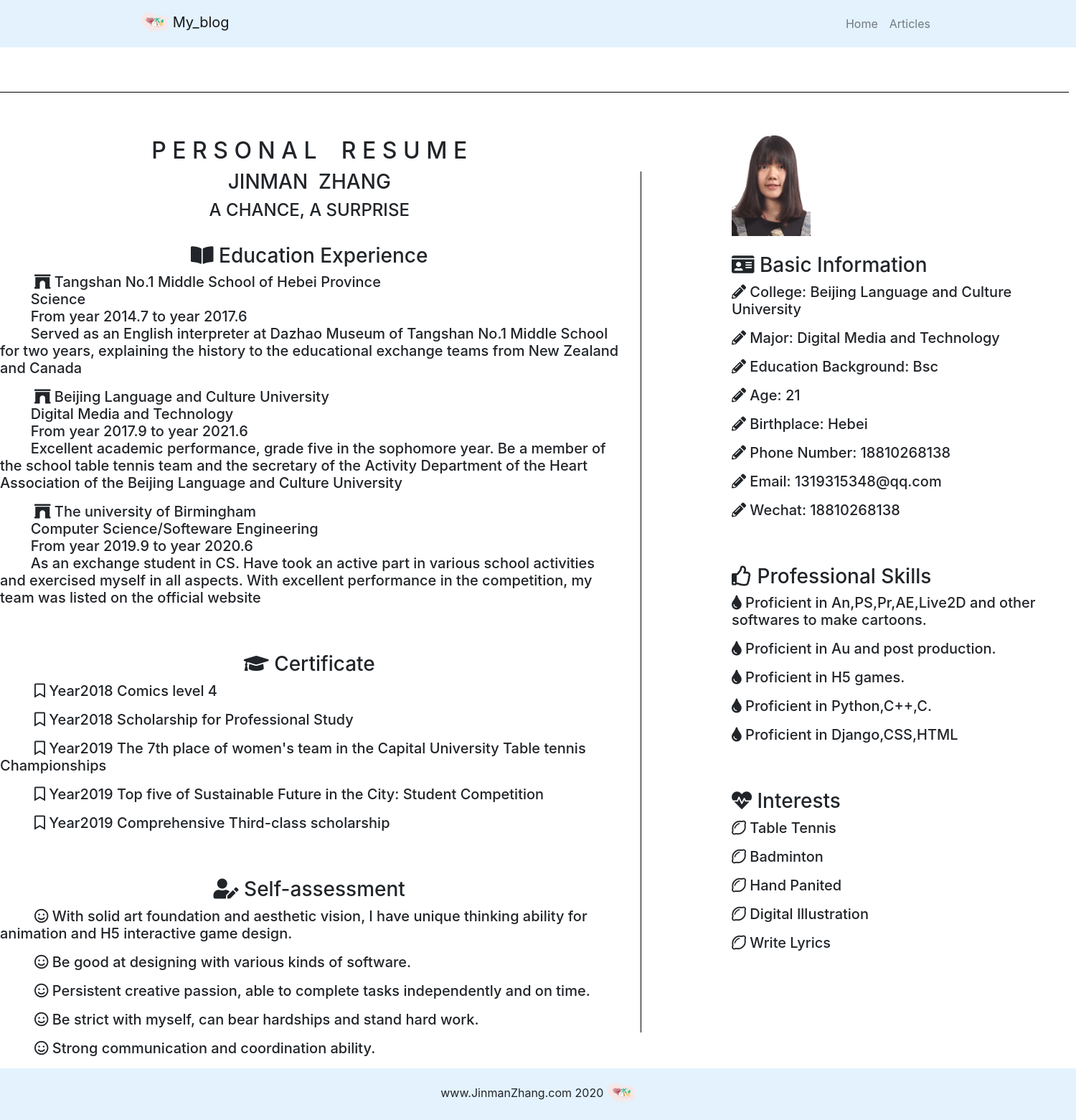
Screenshot of /cv/cv/ with the database file from the repository.
### cv/models.py (models this page shows, shortened)
class eduexperience(models.Model):
    school = models.CharField(max_length=100)
    start = models.CharField(max_length=10)
    end = models.CharField(max_length=10)
    major = models.CharField(max_length=100,default="school")
    description = models.TextField()

class certificate(models.Model):
    time = models.CharField(max_length=20)
    name = models.CharField(max_length=100)

class selfcomment(models.Model):
    comment = models.CharField(max_length=200)

class basicinfo(models.Model):
    college = models.CharField(max_length=100)
    major = models.CharField(max_length=100)
    edubg = models.CharField(max_length=100)
    age = models.IntegerField()
    birthplace = models.CharField(max_length=100)
    phone = models.CharField(max_length=100)
    email = models.EmailField()
    wechat = models.CharField(max_length=100)

class skills(models.Model):
    skills = models.CharField(max_length=100)

class interest(models.Model):
    interest = models.CharField(max_length=100)

### cv/views.py (the view)
# urls.py: path('cv/',include('cv.urls',namespace='cv')),
def cv(request):
    infos = basicinfo.objects.get(id=1)
    skill_list = skills.objects.all()
    interest_list = interest.objects.all()
    eduex_list = eduexperience.objects.all()
    cert_list = certificate.objects.all()
    comment_list = selfcomment.objects.all()
    context = { 'infos': infos, 'skill_list':skill_list, 'interest_list':interest_list,
                'eduex_list':eduex_list, 'cert_list':cert_list, 'comment_list':comment_list}
    print(infos.college)
    return render(request,'cv.html',context)

### templates/cv.html (shortened to what this page needs)
{% load static %}
<!DOCTYPE html>
<html lang="en">
<head>
    <link rel="stylesheet" href="{% static 'bootstrap/css/bootstrap.min.css' %}">
    <link rel="stylesheet" href="{% static 'md_css/default.css' %}">
</head>
<body background ="{% static 'images/bg4.png' %}">
{% load static %}
{% load notifications_tags %}
<nav class="navbar navbar-expand-lg navbar-light" style="background-color: #e3f2fd;" >
    <div class="container">
        <a class="navbar-brand" href="#">
            <img src="{% static 'images/blogicon2.png' %}" width=40" height="40" alt="" loading="lazy">
            My_blog
        </a>
        <div>
            <ul class="navbar-nav">
                <li class="nav-item">
                    <a class="nav-link" href="{% url 'home:home' %}">Home</a>
                </li>
                <li class="nav-item">
                    <a class="nav-link" href="{% url 'article:article_list' %}">Articles</a>
                </li>
            </ul>
        </div>
    </div>
</nav>
    <br><br><br>
    <div style="width: 1500px;background-color: black;margin: -10px;height: 1px;"></div>
    <div class="row">
        <div class="col-md-7">
            <br><br><br>
            <h2 style="text-align:center">
                P E R S O N A L &nbsp;&nbsp;&nbsp;R E S U M E
            </h2>
            <h3 style="text-align:center">
                JINMAN &nbsp;ZHANG
            </h3>
            <h4 style="text-align:center">
                A CHANCE, A SURPRISE
            </h4><br>
            <h3 style="text-align:center">
                <i class="fas fa-book-open"></i>
                Education Experience<br>
            </h3>
            <h5>
                {% for eduex in eduex_list %}
                <p>&nbsp;&nbsp;&nbsp;&nbsp;&nbsp;&nbsp;&nbsp;&nbsp;
                    <i class="fas fa-archway"></i>
                    {{ eduex.school }}<br>
                    &nbsp;&nbsp;&nbsp;&nbsp;&nbsp;&nbsp;&nbsp;&nbsp;{{ eduex.major }}<br>
                    &nbsp;&nbsp;&nbsp;&nbsp;&nbsp;&nbsp;&nbsp;&nbsp;From year {{ eduex.start }} to year {{ eduex.end }}
                    <br>
                    &nbsp;&nbsp;&nbsp;&nbsp;&nbsp;&nbsp;&nbsp;&nbsp;{{ eduex.description }}
                </p>
                {% endfor %}
            </h5><br><br>
            <h3 style="text-align:center">
                <i class="fas fa-graduation-cap"></i>
                Certificate
            </h3>
            <h5 >
                {% for certificate in cert_list %}
                <p>
                    <i class="far fa-bookmark"></i>
                    Year{{ certificate.time }}
                    {{ certificate.name }}
                </p>
                {% endfor %}
            </h5><br><br>
            <h3 style="text-align:center">
                <i class="fas fa-user-edit"></i>
                Self-assessment
            </h3>
            <h5>
                {% for comment in comment_list %}
                <p>
                    <i class="far fa-smile"></i>
                    {{ comment.comment }}
                </p>
                {% endfor %}
            </h5>
        </div>
        <div class="col-md-1">
            <br><br><br><br><br>
        </div>
        <div class="col-md-4" >
            <br><br>
            <img src="{% static 'images/白底一寸.jpg' %}" width="110" height="162" alt="" loading="lazy">
            <br><br>
            <div style="text-align:left">
                <h3>
                    <i class="fas fa-id-card"></i>
                    Basic Information
                </h3>
                <h5>
                    <p>
                        <i class="fas fa-pencil-alt"></i>
                        College:&nbsp;{{ infos.college }}
                    </p>
                    <p>
                        <i class="fas fa-pencil-alt"></i>
                        Major:&nbsp;{{ infos.major }}
                    </p>
                    <p>
                        <i class="fas fa-pencil-alt"></i>
                        Education Background:&nbsp;{{ infos.edubg }}
                    </p>
                    <p>
                        <i class="fas fa-pencil-alt"></i>
                        Age:&nbsp;{{ infos.age }}
                    </p>
                    <p>
                        <i class="fas fa-pencil-alt"></i>
                        Birthplace:&nbsp;{{ infos.birthplace }}
                    </p>
                    <p>
                        <i class="fas fa-pencil-alt"></i>
                        Phone Number:&nbsp;{{ infos.phone }}
                    </p>
                    <p>
                        <i class="fas fa-pencil-alt"></i>
                        Email:&nbsp;{{ infos.email }}
                    </p>
                    <p>
                        <i class="fas fa-pencil-alt"></i>
                        Wechat:&nbsp;{{ infos.wechat }}
                    </p>
                </h5>
                <br><br>
                <h3>
                    <i class="far fa-thumbs-up"></i>
                    Professional Skills
                </h3>
                <h5>
                    {% for skill in skill_list %}
                    <p>
                        <i class="fas fa-tint"></i>
                        {{ skill.skills }}
                    </p>
                    {% endfor %}
                </h5>
                <br><br>
                <h3>
                    <i class="fas fa-heartbeat"></i>
                    Interests
                </h3>
                <h5>
                    {% for interest in interest_list %}
                    <p>
                        <i class="far fa-lemon"></i>
                        {{ interest.interest }}
                    </p>
                    {% endfor %}
                </h5>
            </div>
        </div>
    </div>
<footer class="py-3 " id="footer"  style="background-color: #e3f2fd;" >
    <div class="container">
        <p class="m-0 text-center text-pink">www.JinmanZhang.com 2020
        <img src="{% static 'images/blogicon2.png' %}" width=40" height="40" alt="" loading="lazy">
        </p>
    </div>
</footer>
<link rel="stylesheet"
      href="https://use.fontawesome.com/releases/v5.8.1/css/all.css"
>
</body>
</html>

### rows the page displays
eduexperience: school "Tangshan No.1 Middle School of Hebei Province", major "Science", start "2014.7", end "2017.6", description "Served as an English interpreter at Dazhao Museum of Tangshan No.1 Middle School for two years, explaining the history to the educational exchange teams from New Zealand and Canada"
eduexperience: school "Beijing Language and Culture University", major "Digital Media and Technology", start "2017.9", end "2021.6", description "Excellent academic performance, grade five in the sophomore year. Be a member of the school table tennis team and the secretary of the Activity Department of the Heart Association of the Beijing Language and Culture University"
eduexperience: school "The university of Birmingham", major "Computer Science/Softeware Engineering", start "2019.9", end "2020.6", description "As an exchange student in CS. Have took an active part in various school activities and exercised myself in all aspects. With excellent performance in the competition, my team was listed on the official website"
certificate: time "2018", name "Comics level 4"
certificate: time "2018", name "Scholarship for Professional Study"
certificate: time "2019", name "The 7th place of women's team in the Capital University Table tennis Championships"
certificate: time "2019", name "Top five of Sustainable Future in the City: Student Competition"
certificate: time "2019", name "Comprehensive Third-class scholarship"
selfcomment: comment "With solid art foundation and aesthetic vision, I have unique thinking ability for animation and H5 interactive game design."
selfcomment: comment "Be good at designing with various kinds of software."
selfcomment: comment "Persistent creative passion, able to complete tasks independently and on time."
selfcomment: comment "Be strict with myself, can bear hardships and stand hard work."
selfcomment: comment "Strong communication and coordination ability."
basicinfo: college "Beijing Language and Culture University", major "Digital Media and Technology", edubg "Bsc", age "21", birthplace "Hebei", phone "18810268138", email "1319315348@qq.com", wechat "18810268138"
skills: skills "Proficient in An,PS,Pr,AE,Live2D and other softwares to make cartoons."
skills: skills "Proficient in Au and post production."
skills: skills "Proficient in H5 games."
skills: skills "Proficient in Python,C++,C."
skills: skills "Proficient in Django,CSS,HTML"
interest: interest "Table Tennis"
interest: interest "Badminton"
interest: interest "Hand Panited"
interest: interest "Digital Illustration"
interest: interest "Write Lyrics"
